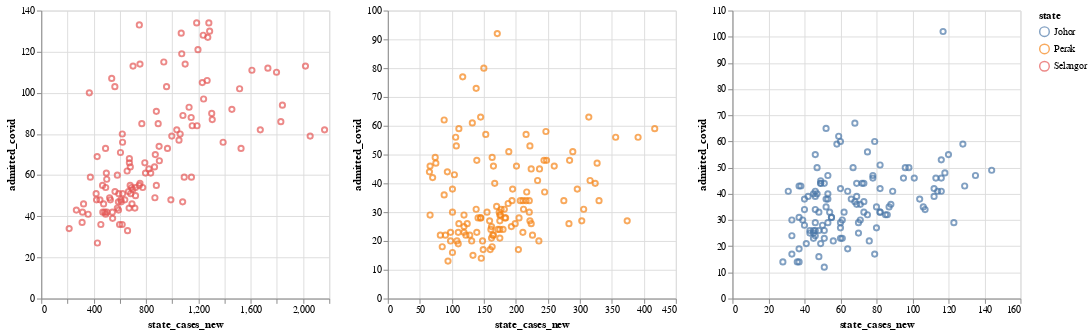

Notebook cell for this chart:
### Code cell
base = alt.Chart(dfcombined).mark_point().encode(
    x='state_cases_new:Q',
    y='admitted_covid:Q',
    tooltip=('date','holiday','malaysia_cases_new','state_cases_new','admitted_covid'),
    color='state:N'
).properties(
    width=300,
    height=300
)

chart = alt.hconcat()
for state in ['Selangor', 'Perak', 'Johor']:
    chart |= base.transform_filter(datum.state == state)
chart

### Figure 1 — Vega-Lite specification as saved in the notebook (floating-point values rounded to 4 significant figures; data arrays with more than 128 entries replaced by an {"elided": "..."} marker saying what was removed)
{"config": {"view": {"continuousWidth": 400, "continuousHeight": 300}}, "hconcat": [{"mark": "point", "encoding": {"color": {"field": "state", "type": "nominal"}, "tooltip": [{"field": "date", "type": "nominal"}, {"field": "holiday", "type": "nominal"}, {"field": "malaysia_cases_new", "type": "quantitative"}, {"field": "state_cases_new", "type": "quantitative"}, {"field": "admitted_covid", "type": "quantitative"}], "x": {"field": "state_cases_new", "type": "quantitative"}, "y": {"field": "admitted_covid", "type": "quantitative"}}, "height": 300, "transform": [{"filter": "(datum.state === 'Selangor')"}], "width": 300}, {"mark": "point", "encoding": {"color": {"field": "state", "type": "nominal"}, "tooltip": [{"field": "date", "type": "nominal"}, {"field": "holiday", "type": "nominal"}, {"field": "malaysia_cases_new", "type": "quantitative"}, {"field": "state_cases_new", "type": "quantitative"}, {"field": "admitted_covid", "type": "quantitative"}], "x": {"field": "state_cases_new", "type": "quantitative"}, "y": {"field": "admitted_covid", "type": "quantitative"}}, "height": 300, "transform": [{"filter": "(datum.state === 'Perak')"}], "width": 300}, {"mark": "point", "encoding": {"color": {"field": "state", "type": "nominal"}, "tooltip": [{"field": "date", "type": "nominal"}, {"field": "holiday", "type": "nominal"}, {"field": "malaysia_cases_new", "type": "quantitative"}, {"field": "state_cases_new", "type": "quantitative"}, {"field": "admitted_covid", "type": "quantitative"}], "x": {"field": "state_cases_new", "type": "quantitative"}, "y": {"field": "admitted_covid", "type": "quantitative"}}, "height": 300, "transform": [{"filter": "(datum.state === 'Johor')"}], "width": 300}], "data": {"name": "data-802d7802893d02c56320b0898d8cd825"}, "$schema": "https://vega.github.io/schema/vega-lite/v4.17.0.json", "datasets": {"data-802d7802893d02c56320b0898d8cd825": {"elided": "1952 records"}}}
